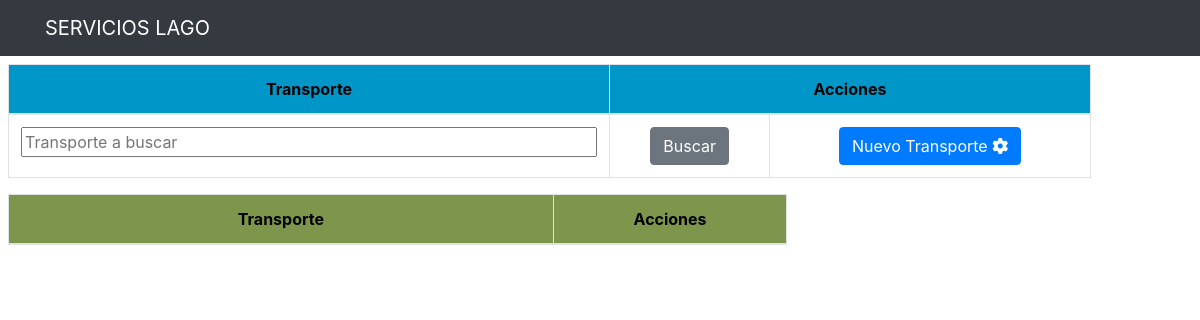
The app's page /abmb/transporte.php, older data.
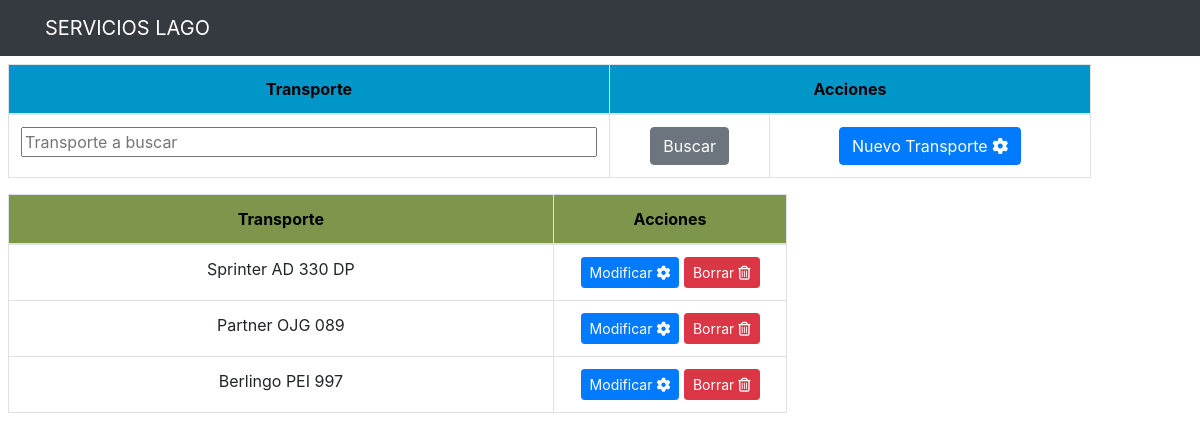
The same page, newer data.
### tables this page shows
CREATE TABLE `transportes` (
  `id` int(5) NOT NULL,
  `Transporte` varchar(85) DEFAULT NULL
);

### abmb/transporte.php (the view, shortened to what this page needs)
<?php
$esta = $_SERVER['PHP_SELF'];
?>
<div class="col-md-12 container p-2">
	<div class="row">
		<div class="col-md-11">
			<form action="<?php echo $esta ?>" method="POST">
				<table class="table table-bordered">
					<thead class="thead-cel" style="text-align:center">
						<tr>
							<th style="width: 50%">Transporte</th>
							<th style="width: 40%" colspan=2>Acciones</th>
						</tr>
					</thead>
					<tbody>
							<tr>
								<td><input text="trans" name="trans" style="width: 100%" placeholder="Transporte a buscar"></td>
								<td><input type="submit" name="Busca" value="Buscar" class="btn btn-secondary"></td>
								<td><a href="/Servicios/Altas/altatrans.php?flag=0" class="btn btn-primary"> Nuevo Transporte <i class="fa fa-cog fa-spin"></i>
								</a></td>
							</tr>
					</tbody>
				</table>
			</form>
		</div>
	</div>
	<div class="row">
		<div class="col-md-8">
				<table class="table table-condensed table-bordered table-hover">
					<thead class="thead-dario" style="text-align:center">
						<tr>
							<th style="width: 70%">Transporte</th>
							<th style="width: 30%">Acciones</th>
					</thead>
					<tbody>
						<?php
							if (isset($_POST['Busca'])){
								$mitrans= '%' . $_POST['trans'] . '%';
								$query = "SELECT * FROM transportes WHERE Transporte like '$mitrans'";
							}
							else{
								$query = "SELECT * FROM transportes";
							}
							$result_tasks = mysqli_query($conn,$query);
							while ($row=mysqli_fetch_array($result_tasks)) {
						?>
								<tr>
									<td><?php echo $row['Transporte'] ?></td>
									<td>
										<a href="/Servicios/Modif/modiftrans.php?id=<?php echo $row['id'] ?>" class=
										"btn btn-primary btn-sm">
											Modificar <i class="fa fa-cog fa-spin"></i>
										</a>
										<a href="/Servicios/Bajas/borratrans.php?id=<?php echo $row['id'] ?>" class=
										"btn btn-danger btn-sm">
											Borrar <i class="far fa-trash-alt"></i>
										</a>
									</td>
								</tr>
						<?php }
						?>
					</tbody>
				</table>
		</div>
	</div>
</div>

Row changes from the older to the newer data that the page shows:
added transportes: Transporte "Sprinter AD 330 DP"
added transportes: Transporte "Partner OJG 089"
added transportes: Transporte "Berlingo PEI 997"
